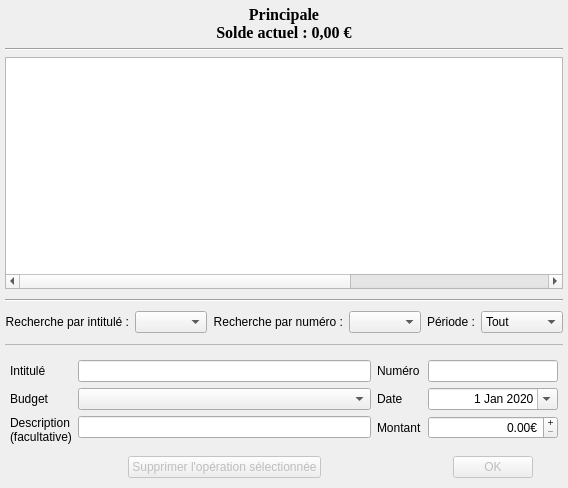
        <widget class="QWidget" name="vuePrincipale">
         <attribute name="icon">
          <iconset resource="ressources.qrc">
           <normaloff>:/ressources/loup.svg</normaloff>:/ressources/loup.svg</iconset>
         </attribute>
         <attribute name="title">
          <string/>
         </attribute>
         <attribute name="toolTip">
          <string>Page Principale</string>
         </attribute>
         <layout class="QGridLayout" name="gridLayout_2" rowstretch="0,0,0,0,12,0,1,0,6" rowminimumheight="0,0,0,0,6,0,1,0,6">
          <property name="leftMargin">
           <number>5</number>
          </property>
          <property name="topMargin">
           <number>5</number>
          </property>
          <property name="rightMargin">
           <number>5</number>
          </property>
          <property name="bottomMargin">
           <number>5</number>
          </property>
          <item row="2" column="0">
           <widget class="QLabel" name="titre">
            <property name="sizePolicy">
             <sizepolicy hsizetype="Preferred" vsizetype="Preferred">
              <horstretch>0</horstretch>
              <verstretch>0</verstretch>
             </sizepolicy>
            </property>
            <property name="font">
             <font>
              <family>Times New Roman</family>
              <pointsize>12</pointsize>
              <weight>75</weight>
              <bold>true</bold>
              <underline>false</underline>
              <strikeout>false</strikeout>
              <kerning>true</kerning>
             </font>
            </property>
            <property name="text">
             <string>Principale
Solde actuel : 0,00 €</string>
            </property>
            <property name="alignment">
             <set>Qt::AlignCenter</set>
            </property>
           </widget>
          </item>
          <item row="3" column="0">
           <widget class="Line" name="line_3">
            <property name="orientation">
             <enum>Qt::Horizontal</enum>
            </property>
           </widget>
          </item>
          <item row="8" column="0">
           <layout class="QHBoxLayout" name="layoutControle" stretch="2,1">
            <property name="sizeConstraint">
             <enum>QLayout::SetNoConstraint</enum>
            </property>
            <property name="leftMargin">
             <number>5</number>
            </property>
            <property name="topMargin">
             <number>5</number>
            </property>
            <property name="rightMargin">
             <number>5</number>
            </property>
            <property name="bottomMargin">
             <number>5</number>
            </property>
            <item>
             <layout class="QFormLayout" name="LayoutControleGauche">
              <property name="sizeConstraint">
               <enum>QLayout::SetDefaultConstraint</enum>
              </property>
              <property name="fieldGrowthPolicy">
               <enum>QFormLayout::AllNonFixedFieldsGrow</enum>
              </property>
              <property name="rowWrapPolicy">
               <enum>QFormLayout::DontWrapRows</enum>
              </property>
              <property name="formAlignment">
               <set>Qt::AlignLeading|Qt::AlignLeft|Qt::AlignVCenter</set>
              </property>
              <property name="horizontalSpacing">
               <number>6</number>
              </property>
              <property name="verticalSpacing">
               <number>6</number>
              </property>
              <item row="0" column="0">
               <widget class="QLabel" name="labelIntitule">
                <property name="text">
                 <string>Intitulé</string>
                </property>
               </widget>
              </item>
              <item row="0" column="1">
               <widget class="QLineEdit" name="editIntitule"/>
              </item>
              <item row="1" column="0">
               <widget class="QLabel" name="labelBudget">
                <property name="text">
                 <string>Budget</string>
                </property>
               </widget>
              </item>
              <item row="1" column="1">
               <widget class="QComboBox" name="comboBudget">
                <property name="styleSheet">
                 <string notr="true">background-color: none;</string>
                </property>
               </widget>
              </item>
              <item row="2" column="0">
               <widget class="QLabel" name="labelDescription">
                <property name="text">
                 <string>Description
(facultative)</string>
                </property>
               </widget>
              </item>
              <item row="2" column="1">
               <widget class="QLineEdit" name="editDescription"/>
              </item>
              <item row="4" column="0">
               <widget class="QLabel" name="labelProgression">
                <property name="text">
                 <string/>
                </property>
               </widget>
              </item>
              <item row="3" column="1">
               <spacer name="verticalSpacer">
                <property name="orientation">
                 <enum>Qt::Vertical</enum>
                </property>
                <property name="sizeHint" stdset="0">
                 <size>
                  <width>20</width>
                  <height>40</height>
                 </size>
                </property>
               </spacer>
              </item>
              <item row="4" column="1">
               <layout class="QHBoxLayout" name="horizontalLayout">
                <item>
                 <spacer name="horizontalSpacer">
                  <property name="orientation">
                   <enum>Qt::Horizontal</enum>
                  </property>
                  <property name="sizeHint" stdset="0">
                   <size>
                    <width>40</width>
                    <height>20</height>
                   </size>
                  </property>
                 </spacer>
                </item>
                <item>
                 <widget class="QPushButton" name="buttonSupprimerOperation">
                  <property name="enabled">
                   <bool>false</bool>
                  </property>
                  <property name="text">
                   <string>Supprimer l'opération sélectionnée</string>
                  </property>
                 </widget>
                </item>
                <item>
                 <spacer name="horizontalSpacer_2">
                  <property name="orientation">
                   <enum>Qt::Horizontal</enum>
                  </property>
                  <property name="sizeHint" stdset="0">
                   <size>
                    <width>40</width>
                    <height>20</height>
                   </size>
                  </property>
                 </spacer>
                </item>
               </layout>
              </item>
             </layout>
            </item>
            <item>
             <layout class="QFormLayout" name="layoutControleDroit">
              <property name="sizeConstraint">
               <enum>QLayout::SetDefaultConstraint</enum>
              </property>
              <property name="formAlignment">
               <set>Qt::AlignLeading|Qt::AlignLeft|Qt::AlignVCenter</set>
              </property>
              <item row="1" column="1">
               <widget class="QDateEdit" name="editDate">
                <property name="styleSheet">
                 <string notr="true">background-color:none;</string>
                </property>
                <property name="alignment">
                 <set>Qt::AlignRight|Qt::AlignTrailing|Qt::AlignVCenter</set>
                </property>
                <property name="minimumDate">
                 <date>
                  <year>2000</year>
                  <month>1</month>
                  <day>1</day>
                 </date>
                </property>
                <property name="maximumTime">
                 <time>
                  <hour>0</hour>
                  <minute>0</minute>
                  <second>0</second>
                 </time>
                </property>
                <property name="currentSection">
                 <enum>QDateTimeEdit::DaySection</enum>
                </property>
                <property name="calendarPopup">
                 <bool>true</bool>
                </property>
                <property name="date">
                 <date>
                  <year>2020</year>
                  <month>1</month>
                  <day>1</day>
                 </date>
                </property>
               </widget>
              </item>
              <item row="4" column="1">
               <widget class="QDialogButtonBox" name="boutonsValidation">
                <property name="enabled">
                 <bool>false</bool>
                </property>
                <property name="styleSheet">
                 <string notr="true">background-color:none;</string>
                </property>
                <property name="standardButtons">
                 <set>QDialogButtonBox::Ok</set>
                </property>
                <property name="centerButtons">
                 <bool>true</bool>
                </property>
               </widget>
              </item>
              <item row="2" column="1">
               <widget class="QDoubleSpinBox" name="editMontant">
                <property name="alignment">
                 <set>Qt::AlignRight|Qt::AlignTrailing|Qt::AlignVCenter</set>
                </property>
                <property name="buttonSymbols">
                 <enum>QAbstractSpinBox::PlusMinus</enum>
                </property>
                <property name="accelerated">
                 <bool>true</bool>
                </property>
                <property name="showGroupSeparator" stdset="0">
                 <bool>false</bool>
                </property>
                <property name="prefix">
                 <string/>
                </property>
                <property name="suffix">
                 <string>€</string>
                </property>
                <property name="minimum">
                 <double>0.000000000000000</double>
                </property>
                <property name="maximum">
                 <double>999999999.990000009536743</double>
                </property>
                <property name="singleStep">
                 <double>0.010000000000000</double>
                </property>
               </widget>
              </item>
              <item row="0" column="0">
               <widget class="QLabel" name="labelNumero">
                <property name="text">
                 <string>Numéro</string>
                </property>
               </widget>
              </item>
              <item row="1" column="0">
               <widget class="QLabel" name="labelDateControle">
                <property name="text">
                 <string>Date</string>
                </property>
               </widget>
              </item>
              <item row="2" column="0">
               <widget class="QLabel" name="labelMontant">
                <property name="text">
                 <string>Montant</string>
                </property>
               </widget>
              </item>
              <item row="0" column="1">
               <widget class="QLineEdit" name="editNumero">
                <property name="alignment">
                 <set>Qt::AlignRight|Qt::AlignTrailing|Qt::AlignVCenter</set>
                </property>
               </widget>
              </item>
              <item row="3" column="1">
               <spacer name="verticalSpacer_2">
                <property name="orientation">
                 <enum>Qt::Vertical</enum>
                </property>
                <property name="sizeHint" stdset="0">
                 <size>
                  <width>20</width>
                  <height>40</height>
                 </size>
                </property>
               </spacer>
              </item>
             </layout>
            </item>
           </layout>
          </item>
          <item row="5" column="0">
           <widget class="Line" name="line_2">
            <property name="minimumSize">
             <size>
              <width>0</width>
              <height>10</height>
             </size>
            </property>
            <property name="orientation">
             <enum>Qt::Horizontal</enum>
            </property>
           </widget>
          </item>
          <item row="7" column="0">
           <widget class="Line" name="line">
            <property name="minimumSize">
             <size>
              <width>0</width>
              <height>10</height>
             </size>
            </property>
            <property name="frameShadow">
             <enum>QFrame::Sunken</enum>
            </property>
            <property name="lineWidth">
             <number>0</number>
            </property>
            <property name="midLineWidth">
             <number>1</number>
            </property>
            <property name="orientation">
             <enum>Qt::Horizontal</enum>
            </property>
           </widget>
          </item>
          <item row="4" column="0">
           <widget class="QTableWidget" name="tableauOperations">
            <property name="styleSheet">
             <string notr="true">background-color: none;</string>
            </property>
            <property name="editTriggers">
             <set>QAbstractItemView::SelectedClicked</set>
            </property>
            <property name="showDropIndicator" stdset="0">
             <bool>false</bool>
            </property>
            <property name="dragDropOverwriteMode">
             <bool>false</bool>
            </property>
            <property name="alternatingRowColors">
             <bool>true</bool>
            </property>
            <property name="selectionMode">
             <enum>QAbstractItemView::SingleSelection</enum>
            </property>
            <property name="selectionBehavior">
             <enum>QAbstractItemView::SelectRows</enum>
            </property>
            <property name="showGrid">
             <bool>true</bool>
            </property>
            <property name="gridStyle">
             <enum>Qt::SolidLine</enum>
            </property>
            <property name="sortingEnabled">
             <bool>false</bool>
            </property>
            <property name="cornerButtonEnabled">
             <bool>false</bool>
            </property>
            <attribute name="horizontalHeaderVisible">
             <bool>false</bool>
            </attribute>
            <attribute name="horizontalHeaderMinimumSectionSize">
             <number>10</number>
            </attribute>
            <attribute name="horizontalHeaderStretchLastSection">
             <bool>true</bool>
            </attribute>
            <attribute name="verticalHeaderVisible">
             <bool>false</bool>
            </attribute>
            <column>
             <property name="text">
              <string/>
             </property>
            </column>
            <column>
             <property name="text">
              <string>Date</string>
             </property>
            </column>
            <column>
             <property name="text">
              <string>Numéro</string>
             </property>
            </column>
            <column>
             <property name="text">
              <string>Intitulé</string>
             </property>
            </column>
            <column>
             <property name="text">
              <string>Débit €</string>
             </property>
            </column>
            <column>
             <property name="text">
              <string>Crédit €</string>
             </property>
            </column>
            <column>
             <property name="text">
              <string>Solde €</string>
             </property>
            </column>
            <column>
             <property name="text">
              <string>Date numérique</string>
             </property>
            </column>
           </widget>
          </item>
          <item row="6" column="0">
           <layout class="QHBoxLayout" name="layoutRecherche" stretch="0,2,0,2,0,0">
            <item>
             <widget class="QLabel" name="labelIntituleRecherche">
              <property name="text">
               <string>Recherche par intitulé :</string>
              </property>
              <property name="alignment">
               <set>Qt::AlignRight|Qt::AlignTrailing|Qt::AlignVCenter</set>
              </property>
             </widget>
            </item>
            <item>
             <widget class="QComboBox" name="comboIntituleRecherche">
              <property name="enabled">
               <bool>true</bool>
              </property>
              <property name="cursor">
               <cursorShape>ArrowCursor</cursorShape>
              </property>
              <property name="toolTip">
               <string/>
              </property>
              <property name="styleSheet">
               <string notr="true">background-color: none;</string>
              </property>
              <property name="editable">
               <bool>false</bool>
              </property>
             </widget>
            </item>
            <item>
             <widget class="QLabel" name="labelNumeroRecherhce">
              <property name="text">
               <string>Recherche par numéro :</string>
              </property>
              <property name="alignment">
               <set>Qt::AlignRight|Qt::AlignTrailing|Qt::AlignVCenter</set>
              </property>
             </widget>
            </item>
            <item>
             <widget class="QComboBox" name="comboNumeroRecherche">
              <property name="enabled">
               <bool>true</bool>
              </property>
              <property name="cursor">
               <cursorShape>ArrowCursor</cursorShape>
              </property>
              <property name="toolTip">
               <string/>
              </property>
              <property name="styleSheet">
               <string notr="true">background-color: none;</string>
              </property>
              <property name="editable">
               <bool>false</bool>
              </property>
             </widget>
            </item>
            <item>
             <widget class="QLabel" name="labelPeriode">
              <property name="text">
               <string>Période :</string>
              </property>
             </widget>
            </item>
            <item>
             <widget class="QComboBox" name="comboPeriode">
              <item>
               <property name="text">
                <string>Tout</string>
               </property>
              </item>
              <item>
               <property name="text">
                <string>Semaine</string>
               </property>
              </item>
              <item>
               <property name="text">
                <string>Mois</string>
               </property>
              </item>
              <item>
               <property name="text">
                <string>Trimestre</string>
               </property>
              </item>
              <item>
               <property name="text">
                <string>Semestre</string>
               </property>
              </item>
              <item>
               <property name="text">
                <string>Année</string>
               </property>
              </item>
             </widget>
            </item>
           </layout>
          </item>
         </layout>
        </widget>
